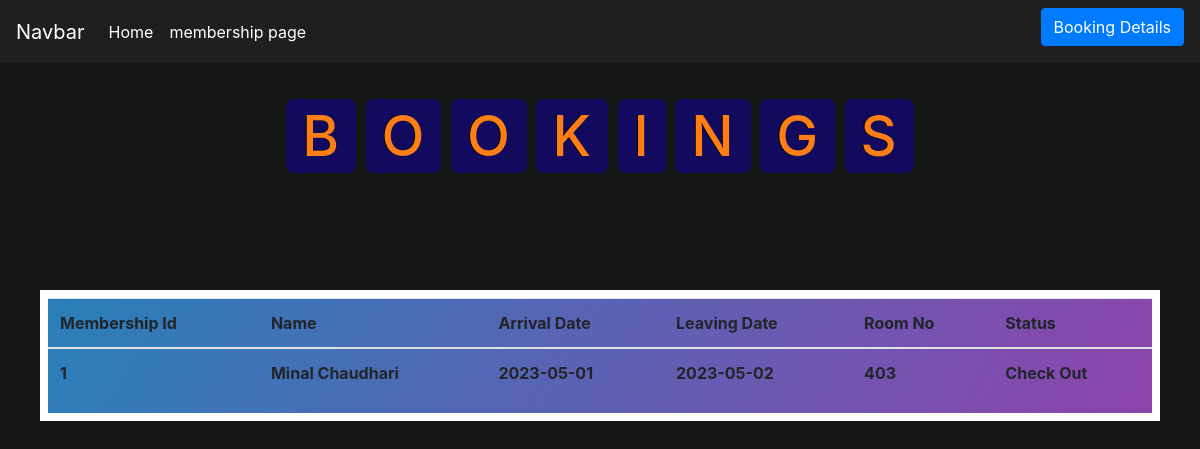
The app's page /admin/roomdetails.php with its own data.
### tables this page shows
CREATE TABLE `membership` (
  `membership_id` int(2) NOT NULL,
  `first_name` varchar(50) NOT NULL,
  `middle_name` varchar(50) NOT NULL,
  `last_name` varchar(50) NOT NULL,
  `aadhar` bigint(12) NOT NULL,
  `email` varchar(50) NOT NULL,
  `gender` varchar(11) NOT NULL,
  `phone_no` bigint(10) NOT NULL,
  `address` varchar(250) NOT NULL,
  `room_no` int(3) NOT NULL,
  `verified` varchar(3) NOT NULL DEFAULT 'no'
);

CREATE TABLE `membership_record` (
  `member_id` int(2) NOT NULL,
  `arrival_date` date NOT NULL,
  `leaving_date` date NOT NULL,
  `room_no` int(11) NOT NULL,
  `status` varchar(9) NOT NULL
);

### admin/roomdetails.php (the view, shortened to what this page needs)
<?php
include ("connections.php");
?>
<!doctype html>
<html lang="en">
  <head>
    <link rel="stylesheet" href="https://cdn.jsdelivr.net/npm/bootstrap@4.4.1/dist/css/bootstrap.min.css">
    <link rel="stylesheet" href="css/index.css">
  </head>
  <body>
    <header>
    <div class="navIndex ">
    <nav class="navbar navbar-expand-lg   ">
      <a class="navbar-brand navcolor" href="#">Navbar</a>
        <div class="collapse navbar-collapse" id="navbarSupportedContent">
        <ul class="navbar-nav mr-auto">
            <li class="nav-item active">
              <a class="nav-link navcolor" href="index.php">Home <span class="sr-only">(current)</span></a>
            </li>
            <li class="nav-item active">
              <a class="nav-link navcolor" href="membership.php">membership page <span class="sr-only">(current)</span></a>
            </li>
            </ul>
          <div class="btn-group" role="group" aria-label="Button group with nested dropdown">
          <a class="btn btn-primary" href="membershipallbooking.php" role="button" >Booking Details</a>
          </div>
          </div>
        </div>
    </header>
    <h1 class="heading">
        <span >B</span>
        <span >O</span>
        <span >O</span>
        <span >K</span>
        <span >I</span>
        <span >N</span>
        <span >G</span>
        <span >S</span>
    </h1>
    <div class="panel-body booking">
                      <div class="table-responsive">
                      <table class="table">
                      <thead>
                      <tr>
                      <th>Membership Id </th>
                      <th>Name</th>
                      <th>Arrival Date</th>
                      <th>Leaving Date</th>
                      <th>Room No</th>
                      <th>Status</th>
                                        </tr>
                                    </thead>
                                    <tbody>
									<?php
									$tsql = "select membership_id,first_name,last_name,arrival_date,leaving_date,membership_record.room_no,status from membership,membership_record where membership.membership_id=membership_record.member_id";
									$tre = mysqli_query($con,$tsql);
									while($trow=mysqli_fetch_array($tre) )
									{
											echo"<tr>
												<th>".$trow['membership_id']."</th>
												<th>".$trow['first_name']." ".$trow['last_name']."</th>
												<th>".$trow['arrival_date']."</th>
                                                <th>".$trow['leaving_date']."</th>
												<th>".$trow['room_no']."</th>
												<th>".$trow['status']."</th>
												</tr>";
									}
									?>
                                    </tbody>
                                </table>
                            </div>
                        </div>
  </body>
</html>

### admin/css/index.css (style rules this page uses)
.navIndex { background-color: rgb(31, 31, 33); }
.navcolor { color: white; }
body { background-color: rgb(21, 22, 22); }
h1 { text-align: center; }
.heading { text-align: center; padding: 2.5rem 0; }
.heading span { font-size: 3.5rem; background: rgb(17,10,94); color: var(--orange); border-radius: .5rem; padding: .2rem 1rem; }
.btn-group { margin-top: 0.1px; margin-bottom: 9px; margin-left: 9px; }
ul { list-style: none; }
.heading { text-align: center; font-size: 2.0em; letter-spacing: 1px; padding: 40px; color: #146C94; }
body { background-repeat: no-repeat; height: 100%; background-position: center; background-repeat: no-repeat; background-size: cover; padding: 0%; background-attachment: fixed; }
h1,h2 { color: rgb(199, 215, 15); text-decoration: solid; text-decoration-color: aliceblue; text-shadow: -1px 0 black; }
.booking { display: flexbox; border: 1vh solid white; background:linear-gradient(120deg,#2980b9,#8e44ad) ; color: #000000; margin: 0 ; margin: 10vh 5vh; }

### records on screen
membership: membership_id "1", first_name "Minal", last_name "Chaudhari", membership_record.arrival_date "2023-05-01", membership_record.leaving_date "2023-05-02", membership_record.room_no "403", membership_record.status "Check Out"
